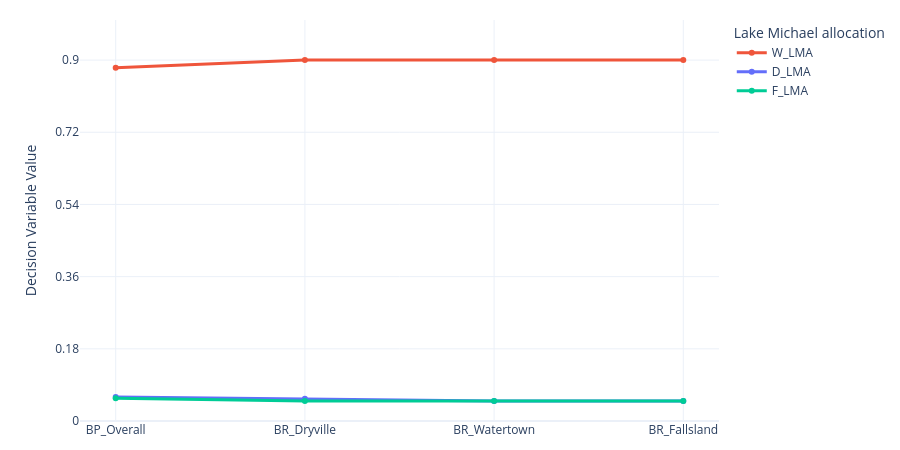

This figure's notebook cell:
### Code cell
import pandas as pd
import plotly.graph_objects as go

# === CONFIGURATION ===
csv_path = r"C:\Users\Moham073\OneDrive - Universiteit Utrecht\PhD_Project\1st_Year\Work for while I'm in Japan\Trindade_reference_set_dvs.csv"
output_path = r"C:\Users\Moham073\OneDrive - Universiteit Utrecht\PhD_Project\1st_Year\Work for while I'm in Japan\decision_plot_LMA.png"

selected_solution_ids = ['BP_Overall', 'BR_Dryville', 'BR_Watertown', 'BR_Fallsland']  
column_indices = [5,6,7]
colors = ['#EF553B', '#636EFA', '#00CC96']  

# === LOAD AND FILTER DATA ===
df = pd.read_csv(csv_path)
df_filtered = df[df['idx'].isin(selected_solution_ids)].copy()
df_filtered.set_index('idx', inplace=True)
df_filtered = df_filtered.loc[selected_solution_ids]

# === PLOT WITH PLOTLY ===
def plot_decision_variables_plotly(df, column_indices, colors, save_path):
    if len(column_indices) != len(colors):
        raise ValueError("Number of colors must match number of selected columns.")
    
    fig = go.Figure()
    all_y_values = []

    for col_idx, color in zip(column_indices, colors):
        col_name = df.columns[col_idx]
        y_values = pd.to_numeric(df.iloc[:, col_idx], errors='coerce')  # force numeric
        all_y_values.extend(y_values.tolist())

        fig.add_trace(go.Scatter(
            x=df.index.astype(str),
            y=y_values,
            mode='lines+markers',
            name=col_name,
            line=dict(color=color, width=3)
        ))

    y_max = max(all_y_values)

    fig.update_layout(
        yaxis=dict(
            range=[0.0, 1],
            tickmode='linear',
            tick0=0,
            dtick=round(y_max / 5, 5) if y_max > 0 else 0.01,
        ),
        yaxis_title="Decision Variable Value",
        template="plotly_white",
        width=900,
        height=450,
        legend_title="Lake Michael allocation",
        margin=dict(t=20, b=20)
    )

    # === Save the plot as a static image (requires kaleido) ===
    fig.write_image(save_path, scale=2)

    # Optional: show interactive version
    fig.show()

# === RUN ===
plot_decision_variables_plotly(df_filtered, column_indices, colors, output_path)

### Figure 1 — Plotly figure (JSON) as saved in the notebook; plotly's stock layout.template omitted (floating-point values rounded to 4 significant figures)
{"data": [{"line": {"color": "#EF553B", "width": 3}, "mode": "lines+markers", "name": "W_LMA", "type": "scatter", "x": ["BP_Overall", "BR_Dryville", "BR_Watertown", "BR_Fallsland"], "y": [0.8806, 0.9, 0.9, 0.9]}, {"line": {"color": "#636EFA", "width": 3}, "mode": "lines+markers", "name": "D_LMA", "type": "scatter", "x": ["BP_Overall", "BR_Dryville", "BR_Watertown", "BR_Fallsland"], "y": [0.05978, 0.05544, 0.05, 0.05]}, {"line": {"color": "#00CC96", "width": 3}, "mode": "lines+markers", "name": "F_LMA", "type": "scatter", "x": ["BP_Overall", "BR_Dryville", "BR_Watertown", "BR_Fallsland"], "y": [0.05662, 0.05, 0.05, 0.05003]}], "layout": {"height": 450, "legend": {"title": {"text": "Lake Michael allocation"}}, "margin": {"b": 20, "t": 20}, "width": 900, "yaxis": {"dtick": 0.18, "range": [0, 1], "tick0": 0, "tickmode": "linear", "title": {"text": "Decision Variable Value"}}}}
